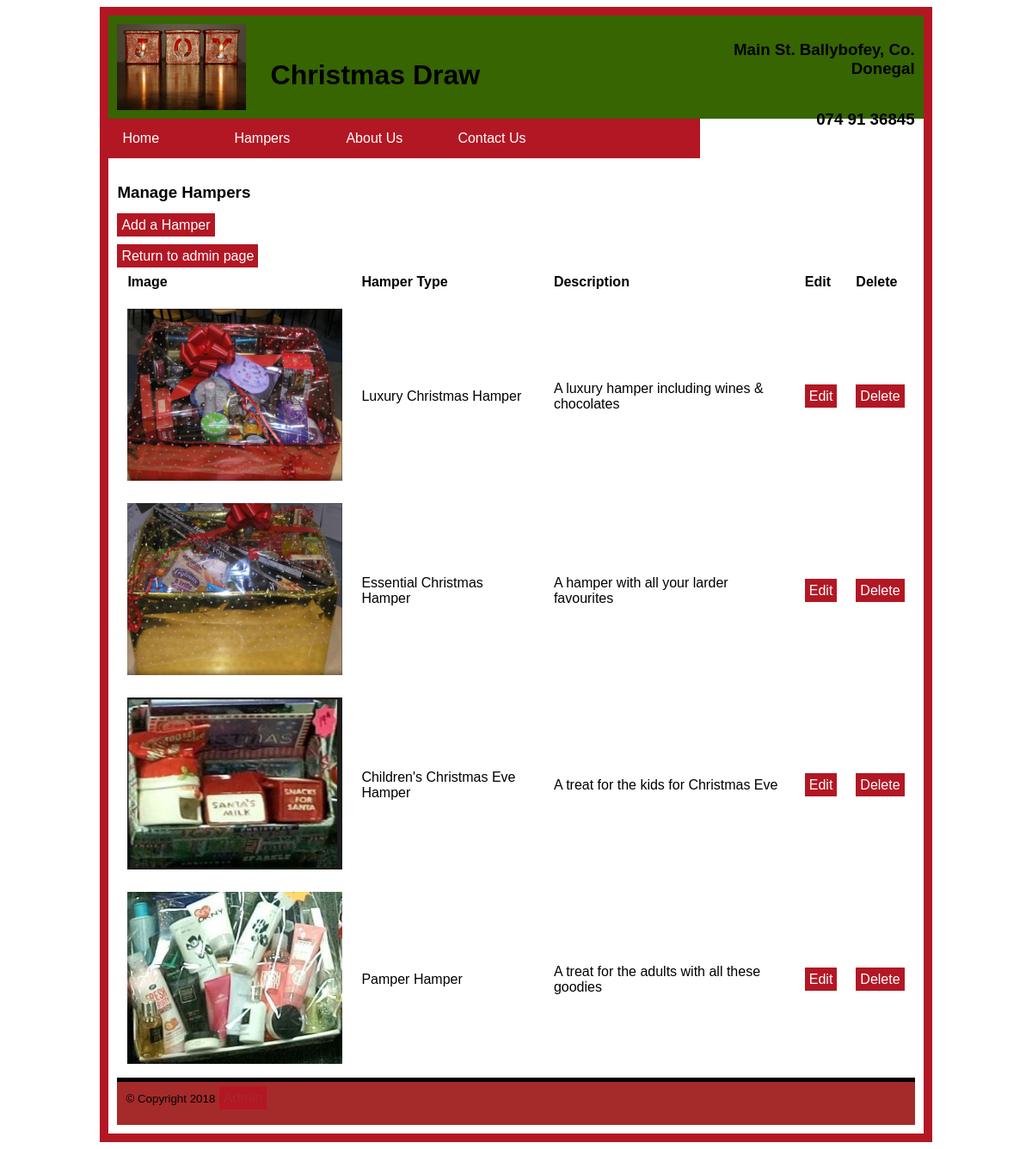
The app's page /managehampers.php with its own data.
### tables this page shows
CREATE TABLE `hamper` (
  `hamperid` int(50) NOT NULL,
  `image` varchar(50) NOT NULL,
  `hampertype` varchar(50) NOT NULL,
  `description` text NOT NULL,
  `categoryid` int(50) NOT NULL
);

### managehampers.php (the view, shortened to what this page needs)
<!DOCTYPE HTML>
<html lang="en">
<head>
 <link rel="stylesheet" href="css/style.css">
 </head>
<body>
<div id="container">
<div id="content">
<h3>Manage Hampers</h3>
<a href="addhamper.php">Add a Hamper</a>
<br>
<br>
<a href="admin.php">Return to admin page</a>
<div id="displayhampers">
<?php
$server="localhost";
$dbuser="root";
$password="";
$link=mysqli_connect($server,$dbuser,$password);
mysqli_select_db($link, "christmasdraw");
$sql="SELECT * from hamper";
$result=mysqli_query($link,$sql);
echo "<table>";
echo "<tr>
            <td><strong>Image</td>
			<td><strong>Hamper Type</td>
			<td><strong>Description</td>
			<td><strong>Edit</td>
			<td><strong>Delete</td>
			</tr>";
while($row=mysqli_fetch_array($result)) {
           $hamperid=$row["hamperid"];
		   $hampertype=$row["hampertype"];
		   $image=$row["image"];
		   $description=$row["description"];
           echo "<tr>
			            <td><img src='$image' width=250 height=200> </td>
						<td>$hampertype</td>
			            <td>$description</td>
						<td><a href='edithamper.php?hamperid=$hamperid'>Edit</a></td>
						<td><a href='confirmdeletehamper.php?hamperid=$hamperid'>Delete</a></td>
			        </tr>";
}
echo "</table>"	;
?>
</div>
</div>
</body>
</html>

### css/style.css (style rules this page uses)
body { font-family: Helvetica, Arial, Verdana, Sans-serif; background-color: Light-Green; }
#container { margin: auto; width: 80%; background-color: #b31724; border: 10px solid #b31724; }
#header { background-color: #366501; height: 100px; padding: 10px; text-align: center; }
#logo { margin:0; padding:0; float: left; width: 150px; }
#sitename { margin: auto; padding:50; float: left; width: 300px; }
#address { margin: auto; float: right; width: 250px; text-align: right; }
#phone { float: right; width: 250px; text-align: right; }
#nav { background-color: #ffffff; clear: left; }
#content { background-color: #ffffff; padding: 10px; min-height: 300px; }
#content a { background-color: #b31724; color: white; text-decoration:none; padding:5px; }
#footer { background-color: brown; height: 30px; padding: 10px; }
#sitename { float: left; width: 300px; padding-top: 20px; }
#logo { float:left; width: 150px; }
table td { padding: 10px; }
table tr:nth-child(1) { background-color: #ffffff; }
table tr { background-color: #FFFFFF; }
ul { list-style-type: none; margin: 0; padding: 0; overflow: hidden; background-color: #b31724 }
li { float: left; width: 130px; }
li a, .dropbtn { display: inline-block; color: white; text-align: center; padding: 14px 16px; text-decoration: none; }
li.dropdown { display: inline-block; }
#footer { border-top: 5px solid black; height: 30px; }

### records on screen
hamper: image (picture), hampertype "Luxury Christmas Hamper", description "A luxury hamper including wines & chocolates"
hamper: image (picture), hampertype "Essential Christmas Hamper", description "A hamper with all your larder favourites"
hamper: image (picture), hampertype "Children's Christmas Eve Hamper", description "A treat for the kids for Christmas Eve"
hamper: image (picture), hampertype "Pamper Hamper", description "A treat for the adults with all these goodies"
